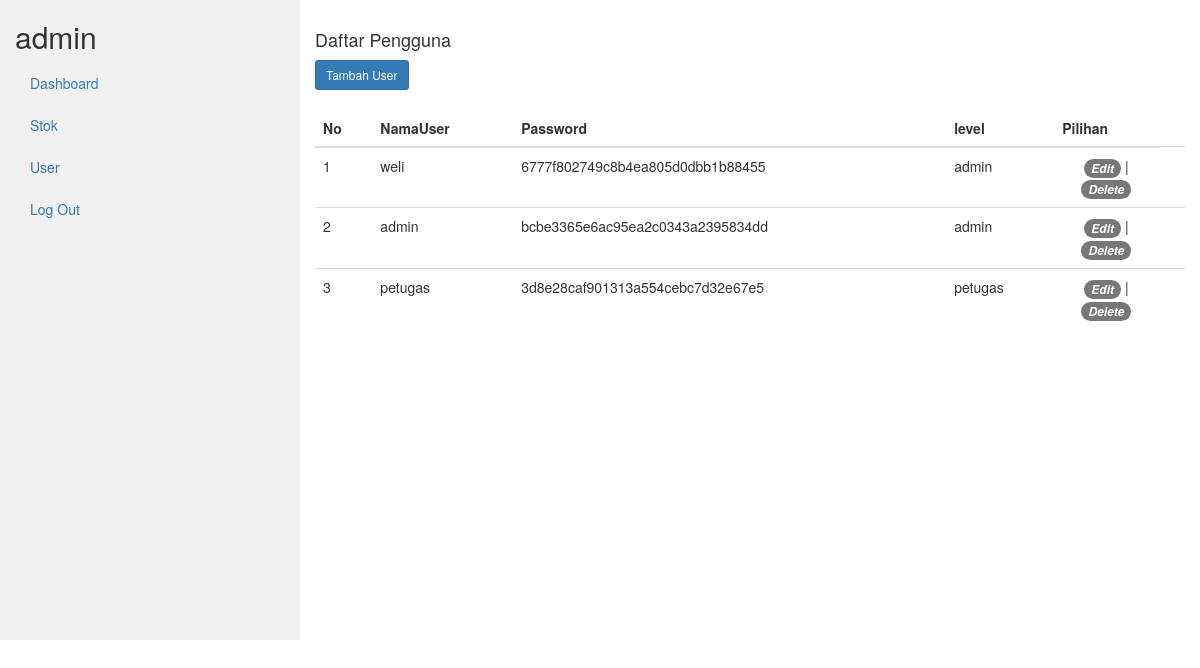
The page /petugas/index.php?page=user (signed in) on the database its author committed.
### tables this page shows
CREATE TABLE `user` (
  `UserID` int(11) NOT NULL,
  `NamaUSer` varchar(255) NOT NULL,
  `Password` varchar(255) NOT NULL,
  `level` enum('admin','petugas') NOT NULL
);

### petugas/user.php (the view, shortened to what this page needs)
<div class="row">
        <div class="col-lg-12 grid-margin stretch-card">
              <div class="card">
                <div class="card-body">
                    <h4 class="card-title">Daftar Pengguna</h4>
                    <p class="card-description">
                    <?php
                        if($level == "admin") {
                    ?>
                        <a href="?page=tambah-user" title="Tambah User"
                            class="btn btn-primary btn-icon-split btn-sm">
                                <span class="text">Tambah User</span>
                        </a>
                        <?php } ?>
                    </p>
                    <div class="table-responsive">
                        <table class="table" id="dataTable" width="100%" cellspacing="0">
                            <thead>
                                <tr>
                                    <th>No</th>
                                    <th>NamaUser</th>
                                    <th>Password</th>
                                    <th>level</th>
                                <?php
                                    if($level == "admin") {
                                 ?>
                                    <th>Pilihan</th>
                                    <?php } ?>
                                </tr>
                            </thead>
                            <tbody>
                            <?php
                                $no = 1;
                                $sql = $con->query("SELECT * FROM user");
                                while ($data= $sql->fetch_assoc()) {
                            ?>
                            <tr>
                                <td><?php echo $no++ ?></td>
                                <td><?php echo $data['NamaUSer']?></td>
                                <td><?php echo $data['Password']?></td>
                                <td><?php echo $data['level']?></td>
                                <?php
                                    if($level == "admin") {
                                 ?>
                                <td align="center" width="12%"><a href="?page=edit-user&UserID=<?= $data['UserID']; ?>" class="badge badge-primary p-2" title="Edit"><i class="">Edit</i></a> | <a href="?page=hapus-user&UserID=<?= $data['UserID']; ?>" class="badge badge=danger p-2 delete-data" title='delete'><i class="">Delete</i></a><td>
                                <?php } ?>
                            </tr>
                            <?php } ?>
                            </tbody>
                        </table>
                    </div>
                </div>
            </div>
        </div>
    </div>

### rows shown on the page
user: NamaUSer "weli", Password "6777f802749c8b4ea805d0dbb1b88455", level "admin"
user: NamaUSer "admin", Password "bcbe3365e6ac95ea2c0343a2395834dd", level "admin"
user: NamaUSer "petugas", Password "3d8e28caf901313a554cebc7d32e67e5", level "petugas"

### other values the page prints
$level "admin"
